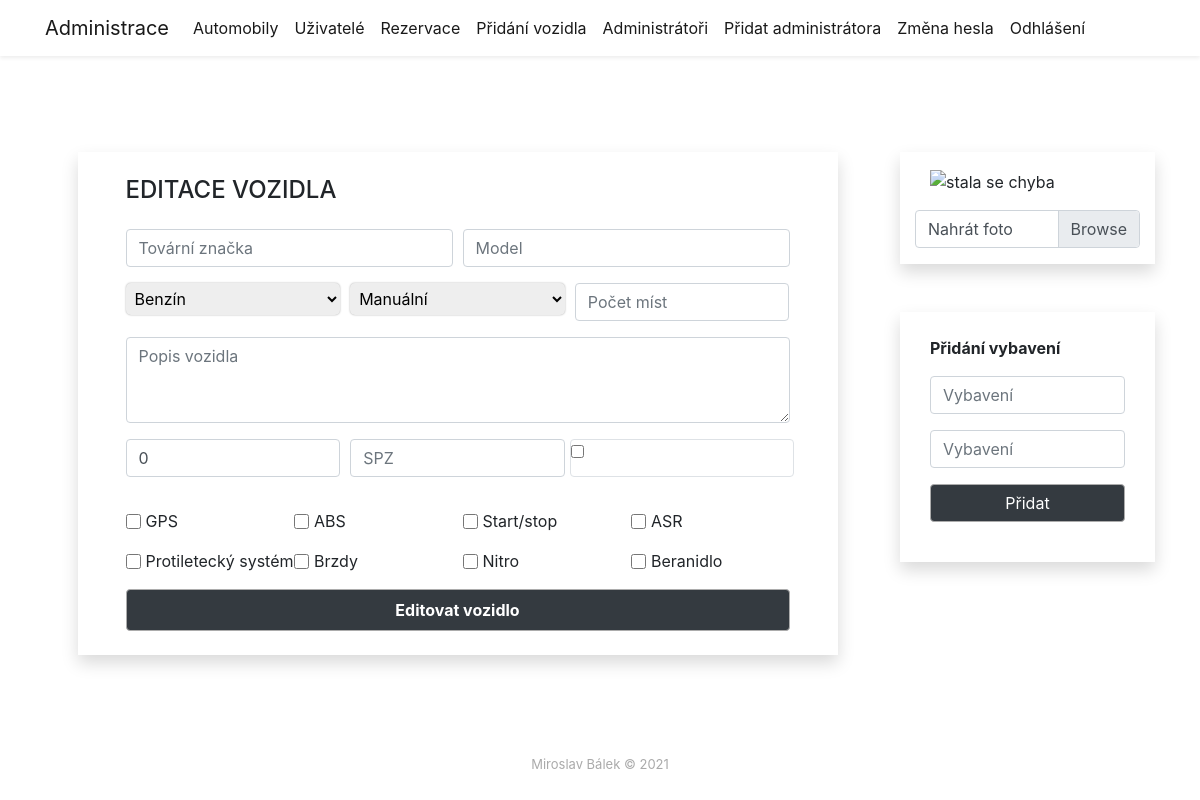
Screenshot of /code/administration/carsadmin/cardetail/cardetail.php (signed in) with the database file from the repository.
### tables this page shows
CREATE TABLE `equipment` (
  `ID` int(11) UNSIGNED NOT NULL,
  `equipment_name` varchar(200) NOT NULL
);

### code/productsite/getproduct.php (called while the page is built, shortened)
<?php
$znacka = $vozidlo["brand"] ?? null;
$model = $vozidlo["model"] ?? null;
$palivo = $vozidlo["fuel"] ?? null;
$cena = $vozidlo["price"] ?? null;
$mista = $vozidlo["seat"] ?? null;
$razeni = $vozidlo["gearing"] ?? null;
$dostupne = $vozidlo["available"] ?? null;
$obrazek = $vozidlo["img"] ?? null;
$spz = $vozidlo["license_plate"] ?? null;

### code/administration/addcar/getequipment.php (called while the page is built)
<?php
$dotaz = $db->prepare("SELECT equipment_name FROM equipment");
$dotaz->execute();
$equipment = $dotaz->fetchAll(PDO::FETCH_ASSOC);

### code/administration/carsadmin/cardetail/fetchcardetail.phtml (the view, shortened to what this page needs)
<div class="container mt-5 mx-auto">
    <div class="row ">
        <div class="col-md-8  shadow  mx-auto mt-5 py-4 px-5">
            <h4 class="">EDITACE VOZIDLA</h4>
            <form method="POST" id="formregistercar" class="formregister mx-auto" enctype="multipart/form-data">
                <div class="form-row">
                    <div class="col-md-6  mt-3">
                        <input name="znacka" type="text" class="form-control" placeholder="Tovární značka" value="<?= isset($_POST["znacka"]) ? $_POST["znacka"] : $znacka ?>">
                    </div>
                    <div class="col-md-6  mt-3">
                        <input name="model" type="text" class="form-control " placeholder="Model" value="<?= isset($_POST["model"]) ? $_POST["model"] : $model ?>">
                    </div>
                    <div class=" col-md-4 mt-3">
                        <select name="pohon" class="w-100 select">
                            <?php if (isset($_POST["pohon"])) : ?>
                                <option value="Benzín" <?= (isset($_POST['pohon']) && $_POST['pohon'] === 'Benzín') ? 'selected' : ''; ?>>Benzín</option>
                                <option value="Nafta" <?= (isset($_POST['pohon']) && $_POST['pohon'] === 'Nafta') ? 'selected' : ''; ?>>Nafta</option>
                                <option value="Elektřina" <?= (isset($_POST['pohon']) && $_POST['pohon'] === 'Elektřina') ? 'selected' : ''; ?>>Elektřina</option>
                                <option value="LPG" <?= (isset($_POST['pohon']) && $_POST['pohon'] === 'LPG') ? 'selected' : ''; ?>>LPG</option>
                            <?php else : ?>
                                <option value="Benzín" <?= ($palivo === 'Benzín') ? 'selected' : ''; ?>>Benzín</option>
                            <?php endif ?>
                        </select>
                    </div>
                    <div class="col-md-4 mt-3">
                        <select name="razeni" class="w-100 select">
                            <?php if (isset($_POST["pohon"])) : ?>
                                <option value="Manuální" <?= (isset($_POST['razeni']) && $_POST['razeni'] === 'Manuální') ? 'selected' : ''; ?>>Manuální</option>
                                <option value="Automatické" <?= (isset($_POST['razeni']) && $_POST['razeni'] === 'Automatické') ? 'selected' : ''; ?>>Automat</option>
                            <?php else : ?>
                                <option value="Manuální" <?= ($razeni === 'Manuální') ? 'selected' : ''; ?>>Manuální</option>
                            <?php endif ?>
                        </select>
                    </div>
                    <div class="col-md-4 mt-3">
                        <input name="mista" type="number" class="form-control " placeholder="Počet míst" value="<?= isset($_POST["mista"]) ? $_POST["mista"] : $mista ?>">
                    </div>
                    <div class="col-md-12 mt-3">
                        <textarea class="form-control" name="description" rows="3" placeholder="Popis vozidla"><?= isset($_POST["description"]) ? $_POST["description"] : $popis ?></textarea>
                    </div>
                    <div class=" col-md-4 mt-3">
                        <input name="cena" type="text" class="form-control " placeholder="Cena za den" value="<?= isset($_POST["cena"]) ? $_POST["cena"] : round($cena) ?>">
                    </div>
                    <div class=" col-md-4 mt-3">
                        <input name="spz" type="text" class="form-control " placeholder="SPZ" value="<?= isset($_POST["spz"]) ? $_POST["spz"] : $spz ?>">
                    </div>
                    <div class="col-md-4  mt-3 border p-0 rounded">
                        <?php if (!empty($_POST)) : ?>
                            <input class="m-0" name="dostupnost" type="checkbox" data-toggle="toggle" data-on="Dostupné" data-off="Nedostupné" data-onstyle="default" data-offstyle="dark" data-width="100%" <?= isset($_POST["dostupnost"]) ? "checked" : "" ?>>
                        <?php else : ?>
                            <input class="m-0" name="dostupnost" type="checkbox" data-toggle="toggle" data-on="Dostupné" data-off="Nedostupné" data-onstyle="default" data-offstyle="dark" data-width="100%" <?= $dostupne == "1" ? "checked" : ""; ?>>
                        <?php endif ?>
                    </div>
                    <?php
                    $ispost = false;
                    foreach ($equipment as $equipmentpiece) {
                        isset($_POST[$equipmentpiece["equipment_name"]]) ? $ispost = true : null;
                    }
                    ?>
                    <?php if ($ispost == true) : ?>
                        <?php foreach ($equipment as $equipmentpiece) : ?>
                            <div class="col-md-3 col-sm-4 col-6 mt-3">
                                <div class="form-check">
                                    <input class="form-check-input" type="checkbox" id="<?= $equipmentpiece['equipment_name'] ?>" name="<?= $equipmentpiece['equipment_name'];  ?>" style="min-height: 15px; min-width: 15px;" <?= isset($_POST[$equipmentpiece["equipment_name"]]) ? "checked" : $equipmentpiece["equipment_name"] ?>>
                                    <label class="form-check-label" for="<?= $equipmentpiece['equipment_name'] ?>">
                                        <?= str_replace("_", "&nbsp;", $equipmentpiece["equipment_name"]) ?>
                                    </label>
                                </div>
                            </div>
                        <?php endforeach ?>
                    <?php else : ?>
                        <?php foreach ($equipment as $equipmentpiece) : ?>
                            <div class="col-md-3 col-sm-4 col-6 mt-3">
                                <div class="form-check">
                                    <input class="form-check-input" type="checkbox" id="<?= $equipmentpiece['equipment_name'] ?>" name="<?= $equipmentpiece['equipment_name'];  ?>" style="min-height: 15px; min-width: 15px;" <?= in_array($equipmentpiece["equipment_name"], $vybaveniauta) ? "checked" : $equipmentpiece["equipment_name"] ?>>
                                    <label class="form-check-label" for="<?= $equipmentpiece['equipment_name'] ?>">
                                        <?= str_replace("_", "&nbsp;", $equipmentpiece["equipment_name"]) ?>
                                    </label>
                                </div>
                            </div>
                        <?php endforeach ?>
                    <?php endif ?>
                    <div class="col-12 mt-3">
                        <button class="btn barvabtnseda btn-dark w-100 py-2" type="submit" name="submit1"><strong>Editovat vozidlo</strong></button>
                    </div>
                </div>
        </div>
        <div class="col-md-3">
            <div class="col-12  shadow mx-auto my-5 py-3">
                <div class="col-12">
                    <img style="max-height: 200px !important;" class="align-middle img-fluid" src="../<?= $obrazek ?>" id="imgpre" alt="stala se chyba">
                </div>
                <div class="custom-file col-12 mt-3">
                    <label class="custom-file-label loadphoto" for="customFile">Nahrát foto</label>
                </div>
            </div>
            <div class="col-12  shadow mx-auto py-4">
                <form method="POST" id="formregisterequipment" class="formregister mx-auto">
                    <div class="col-md-12">
                        <strong>Přidání vybavení</strong>
                    </div>
                    <div class=" col-md-12 mt-3">
                        <input name="vybaveni1" type="text" class="form-control " placeholder="Vybavení">
                    </div>
                    <div class=" col-md-12 mt-3">
                        <input name="vybaveni2" type="text" class="form-control " placeholder="Vybavení">
                    </div>
                    <div class="col-12 mt-3 pb-3">
                        <button class="btn barvabtnseda btn-dark w-100 " type="submit" name="submit2">Přidat</button>
                    </div>
                </form>
            </div>
        </div>
    </div>
</div>

### code/assets/css/styles.css (style rules this page uses)
.barvabtnseda { border: 1px solid rgb(172, 172, 172) !important; }
html { position: relative; min-height: 100%; }
body { margin-bottom: 60px; }
.loadphoto { text-overflow: ellipsis; white-space: nowrap; overflow: hidden; }

### code/assets/css/footer.css (style rules this page uses)
.copyright { margin-top: 15px; text-align: center; font-size: 13px; color: #aaa; margin-bottom: 0; }
footer { margin-bottom: 0; position: absolute; bottom: 0; left: 0; width: 100%; height: 60px; background-color: #ffffff; z-index: -1; }

### code/assets/css/addcar.css (style rules this page uses)
.select { padding: 5px !important; border-radius: 5px !important; border: none !important; box-shadow: 0 0 2px #aaa !important; background: #eee !important; }

### rows the page displays
equipment: equipment_name "GPS"
equipment: equipment_name "ABS"
equipment: equipment_name "Start/stop"
equipment: equipment_name "ASR"
equipment: equipment_name "Protiletecký systém"
equipment: equipment_name "Brzdy"
equipment: equipment_name "Nitro"
equipment: equipment_name "Beranidlo"

### other values shown
file_get_contents("../../administrationbot.html") "Miroslav Bálek © 2021"
